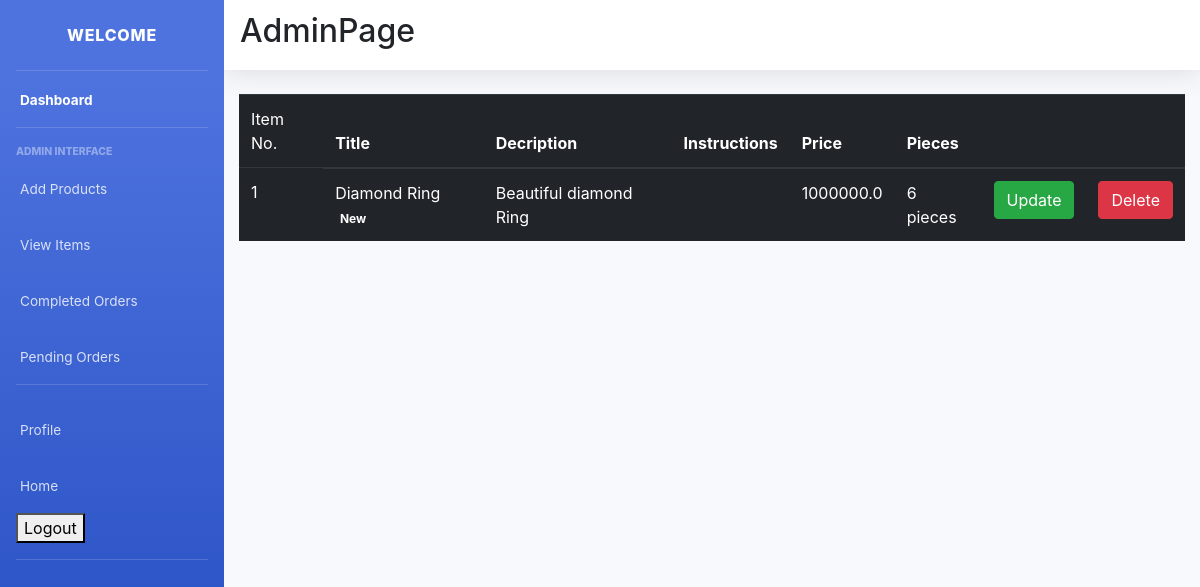
/item_list/ (signed in), run on the app's committed database.
### main/models.py (models this page shows, shortened)
class Item(models.Model):
    LABELS = (
        ('BestSeller', 'BestSeller'),
        ('New', 'New'),
        ('Unique', 'Unique'),
        ('Antique', 'Antique'),
    )
    title = models.CharField(max_length=150)
    description = models.CharField(max_length=250,blank=True)
    price = models.FloatField()
    pieces = models.IntegerField(default=6)
    image = models.ImageField(default='default.png', upload_to='images/')
    labels = models.CharField(max_length=25, choices=LABELS, blank=True)
    slug = models.SlugField(default="Jewellery_Shop")
    created_by = models.ForeignKey(User, on_delete=models.CASCADE)
    Email = models.CharField(max_length=150, null=True)

### main/decorators.py (the view)
    def wrapper_func(request, *args, **kwargs):
        group = Group.objects.get(user = request.user)
        if group.name == 'admin_owner':
            return view_func(request, *args, **kwargs)
        else:
            return redirect('/')

### main/views.py (called while the page is built)
@login_required(login_url='/accounts/login/')
@admin_required
def item_list(request):
    items = Item.objects.filter(created_by=request.user)
    context = {
        'items':items
    }
    return render(request, 'main/item_list.html', context)

### main/templates/main/item_list.html
{% extends "main/layout2.html" %}
{% block content %}
<div class="cart">
    <div class="row">
        <div class="col-sm-12">
            {% if items %}
            <div class="table-responsive">
                <table class="table table-dark">
                    <thead>
                    <tr>
                        <td scope="col">Item No.</td>
                        <th scope="col">Title</th>
                        <th scope="col">Decription</th>
                        <th scope="col">Instructions</th>
                        <th scope="col">Price</th>
                        <th scope="col">Pieces</th>
                        <th></th>
                        <th></th>
                    </tr>
                    </thead>
                    <tbody>
                        {% for item in items %}
                    <tr>
                        <td>{{ item.id }}</td>
                        <td>{{ item.title }} <span class="badge badge-{{ item.label_colour }}">{{ item.labels }}</span></td></td>
                        <td>{{ item.description }}</td>
                        <td>{{ item.instructions }}</td>
                        <td>{{ item.price }}</td>
                        <td>{{ item.pieces }} pieces</td>
                        <td><a class="btn btn-success" href="{% url 'main:item-update' item.slug %}">Update</a></td>
                        <td><a class="btn btn-danger" href="{% url 'main:item-delete' item.slug %}">Delete</a></td>
                    </tr>
                        {% endfor %}
                    </tbody>
                </table>
            </div>
            {% else %}
            <h4 class="text-center">Sorry, you have not ordered any item yet!!!</h4>
            {% endif %}
        </div>
    </div>
</div>
{% endblock content %}

### data on the page
Item: id "1", title "Diamond Ring", labels "New", description "Beautiful diamond Ring", price "1000000.0", pieces "6"
